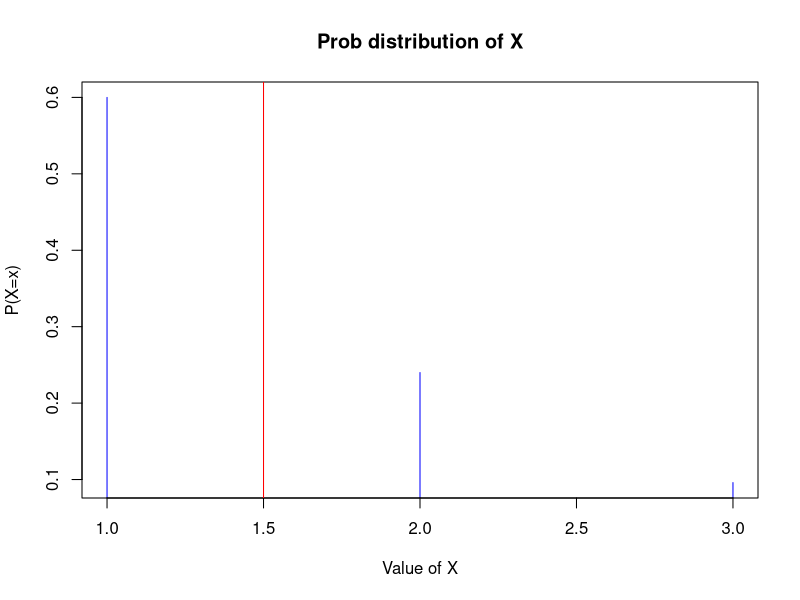
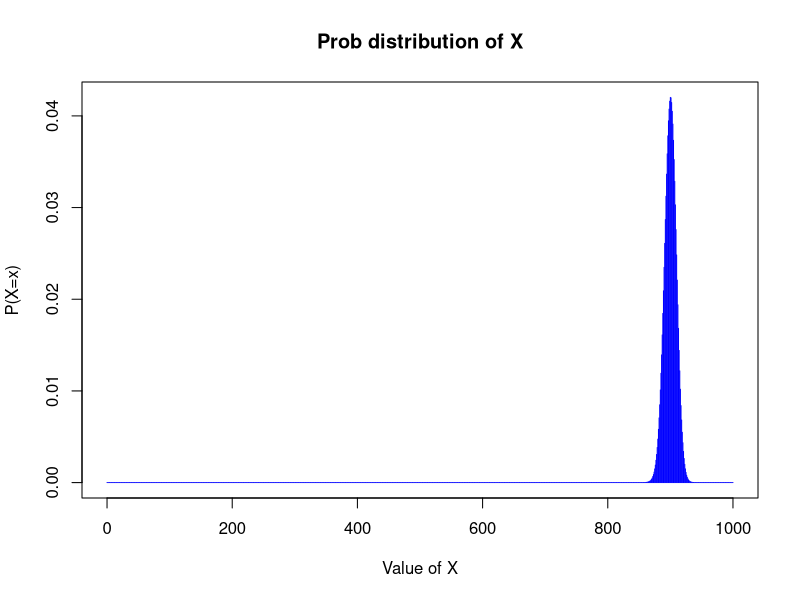

These figures' R source, in order: (Note: this script raises an error after producing the figures.)
## ---- chunk 1
x1b = 1:3
probdist1b = function(x){
  1.5*(0.4^x)
}

plot(x1b, probdist1b(x1b), xlab = "Value of X", ylab = "P(X=x)", main = "Prob distribution of X", type = "h", col = "blue")
abline(v = 1.5, col = "red")
## ---- chunk 2
# P(X>2) is just 3 since x is 1,2,3
probdist1b(3)
## ---- chunk 3
evx = sum(x1b*probdist1b(x1b)) #computes E(X)
evx
m2 = sum((x1b^2)*probdist1b(x1b)) #computes E(X^2)
varx = m2 - ((evx)^2)  #computes Var(x)
varx 
sdx = sqrt(varx) #computes SD(X)
sdx  
## ---- chunk 4
dbinom(900,1000,0.9) # P(X=900)
## ---- chunk 5
# P(890 <= X <= 920)
sum(dbinom(890:920,1000,0.9)) # Method 1
pbinom(920,1000,0.9) - pbinom(889,1000,0.9) # Method 2
## ---- chunk 6
x2c = 0:1000
probdist2c = function(x){
  choose(1000,x)*(0.9)^{x}*(0.1)^{1000-x}
}
plot(x2c, probdist2c(x2c), xlab = "Value of X", ylab = "P(X=x)", main = "Prob distribution of X", type = "h", col = "blue")
## ---- chunk 7
# Bernoulli distribution
P(X=x) = (1/6)^{x}(5/6)^{1-x}
## ---- chunk 8
# Binomial Distribution 
P(Y=y) = choose(100,y)*(1/6)^{y}*(5/6)^{100-y}
## ---- chunk 9
evx3c = 100*(1/6)
evx3c
sdx3c = sqrt(100*(1/6)*(5/6))
sdx3c
## ---- chunk 10
dnbinom(65,15,(1/6)) # computes probability of 15th correct answer, meaning 65 wrong answers, P(B=80)
## ---- chunk 11
# Hypergeometric distribution
x4a = 0:4
probx4a = (choose(4,x)*choose(4,(4-x)))/(choose(8,4))
probx4a
## ---- chunk 12
x4b = 0:4
probdist4b = function(x){
  (choose(4,x)*choose(4,(4-x)))/(choose(8,4))
}
plot(x4b, probdist4b(x4b), xlab = "Value of X", ylab = "P(X=x)", main = "Prob distribution of X", type = "h", col = "blue")
# The shape of the distribution follows a normal probability distribution curve (bell-shaped), meaning the distribution is symmetrical from the mean.
## ---- chunk 13
dhyper(4,4,4,4) # probability that the individual would identify all 4 cups correctly
probdist4b(4) # function verifies answer
## ---- chunk 14
# Binomial Distribution
probAtleast45 = 1 - pbinom(44,50,0.848)
probAtleast45
sum(dbinom(45:50,50,0.848)) # Method 2
## ---- chunk 15
dnbinom(3,18,0.848)
## ---- chunk 16
dgeom(5-1,0.848)
## ---- chunk 17
probatleast3 = 1 - pgeom(2-1,0.848)
probatleast3
## ---- chunk 18
# Expected value of a binomial distribution 
evx5e = 50*(1-0.848)
evx5e
## ---- chunk 19
# Poisson Distribution
x6a = 0:50
probx6a = dpois(x6a,3)
plot(x6a, probx6a, xlab = "Value of X", ylab = "P(X=x)", main = "Prob distribution of Poisson", type = "h", col = "blue") # generates a right skewed graph of a poisson distribution

## ---- chunk 20
probMorethan6 = 1 - ppois(6,3)
probMorethan6
## ---- chunk 21
ppois(4,3)
## ---- chunk 22
newLambda = 3*3
newLambda
probAtleast9 = 1 - ppois(8,9)
probAtleast9
## ---- chunk 23
# Geometric Distribution
## ---- chunk 24
# Geometric Distribution
dgeom(3-1,0.4878)
## ---- chunk 25
# Geometric Distribution
probMorethan3 = 1 - pgeom(7-1, 0.4878)
probMorethan3
## ---- chunk 26
# Binomial Distribution
dbinom(10,2000, 0.0049)
## ---- chunk 27
evx8b = 2000*0.0049
evx8b
## ---- chunk 28
# Poisson distribution
dpois(10,0.0049)
## ---- chunk 29
# We can conclude that the probability of 10 home mortgages in arrears can drastically differ if the number of homes that have mortgages, as Binomial takes into account the 2000 homes that do (a finite sample size). Whilst the poisson distribution assumes a infinite sample of home mortgages within a certain area or time frame. Thus, the probability is very very small for poisson versus the binomial distribution.
## ---- chunk 30
# Negative Binomial Distribution
dnbinom(90,10,0.072) # computes probability 10 people being O- blood type in 100 people screened, P(B = 10)
## ---- chunk 31
# Poisson dist
sum(dpois(3:6,5.2)) # P(3<=X<=6)
## ---- chunk 32
sellingPrice = function(x){
  40000*(0.75^{x})
}

x10b = 0:10000
probx10b = dpois(x10b,5.2)
evx10b = sum(sellingPrice(x10b)*probx10b)
evx10b
## ---- chunk 33
price2nd = sum(((sellingPrice(x10b))^2) * probx10b)
sdx10c = sqrt(price2nd - (evx10b)^2)
sdx10c
## ---- chunk 34
pdfQ11 = function(x){
  ((3/2)*(x^2)) + x
}
cdfQ11 = function(x){
  (((x^2)/2)*(x+1))
}
par(mfrow=c(1,2))
curve(pdfQ11, 0, 1, xlab="Values of X", ylab="f(x) = Density of X", main="Distribution of X", col="blue")
curve(cdfQ11(x), 0, 1, xlab="Values of X", ylab="CDF", main="Plot of Cumulative Distribution", col="red")

# The Difference here is that the cumulative distribution is looking at the probability that a value will take equal to or less than a given value, whereas the probability density function looks at the probability of a continuous outcome. 
## ---- chunk 35
integrate(pdfQ11, upper = 0.5, lower = 0)$value
cdfQ11(0.5)
## ---- chunk 36
integrate(pdfQ11, lower = (2/3), upper = (5/6))$value
## ---- chunk 37
evQ11 = function(x){
  (x*((3/2)*(x^2)) + x)
}
evx11d = integrate(evQ11, lower=0, upper = 1)$value
evx11d # On average it will take approximately 52.5 min

m2Q11 = function(x){
  (x^2*((3/2)*(x^2)) + x)
}
m2 = integrate(m2Q11, lower = 0, upper = 1)$value
sdx11d = sqrt(m2 - evx11d^{2})
sdx11d # SD(X) is approx. 11.12 min
